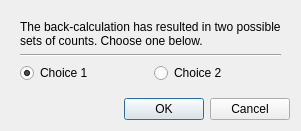
<?xml version="1.0" encoding="UTF-8"?>
<ui version="4.0">
 <class>ChooseBackCalcResultForm</class>
 <widget class="QDialog" name="ChooseBackCalcResultForm">
  <property name="geometry"><rect><x>0</x><y>0</y><width>0</width><height>0</height></rect></property>
  <property name="windowTitle"><string>Choose Back Calculation Result</string></property>
  <layout class="QVBoxLayout" name="dialog_layout">
   <item>
    <widget class="QScrollArea" name="content_scroll">
     <property name="frameShape"><enum>QFrame::NoFrame</enum></property>
     <property name="widgetResizable"><bool>true</bool></property>
     <widget class="QWidget" name="content_widget">
      <property name="geometry"><rect><x>0</x><y>0</y><width>0</width><height>0</height></rect></property>
      <layout class="QVBoxLayout" name="content_layout">
       <item><widget class="QLabel" name="info_label"><property name="text"><string>The back-calculation has resulted in two possible sets of counts. Choose one below.</string></property><property name="wordWrap"><bool>true</bool></property></widget></item>
       <item><widget class="Line" name="line_2"><property name="orientation"><enum>Qt::Horizontal</enum></property></widget></item>
       <item>
        <layout class="QHBoxLayout" name="choices_layout">
         <item><widget class="QRadioButton" name="choice1_btn"><property name="sizePolicy"><sizepolicy hsizetype="Expanding" vsizetype="Preferred"><horstretch>1</horstretch><verstretch>0</verstretch></sizepolicy></property><property name="text"><string>Choice 1</string></property><property name="checked"><bool>true</bool></property></widget></item>
         <item><widget class="QRadioButton" name="choice2_btn"><property name="sizePolicy"><sizepolicy hsizetype="Expanding" vsizetype="Preferred"><horstretch>1</horstretch><verstretch>0</verstretch></sizepolicy></property><property name="text"><string>Choice 2</string></property></widget></item>
        </layout>
       </item>
      </layout>
     </widget>
    </widget>
   </item>
   <item><widget class="QDialogButtonBox" name="buttonBox"><property name="orientation"><enum>Qt::Horizontal</enum></property><property name="standardButtons"><set>QDialogButtonBox::Cancel|QDialogButtonBox::Ok</set></property></widget></item>
  </layout>
 </widget>
 <tabstops><tabstop>choice1_btn</tabstop><tabstop>choice2_btn</tabstop><tabstop>buttonBox</tabstop></tabstops>
 <resources/>
 <connections>
  <connection><sender>buttonBox</sender><signal>accepted()</signal><receiver>ChooseBackCalcResultForm</receiver><slot>accept()</slot><hints/></connection>
  <connection><sender>buttonBox</sender><signal>rejected()</signal><receiver>ChooseBackCalcResultForm</receiver><slot>reject()</slot><hints/></connection>
 </connections>
</ui>
